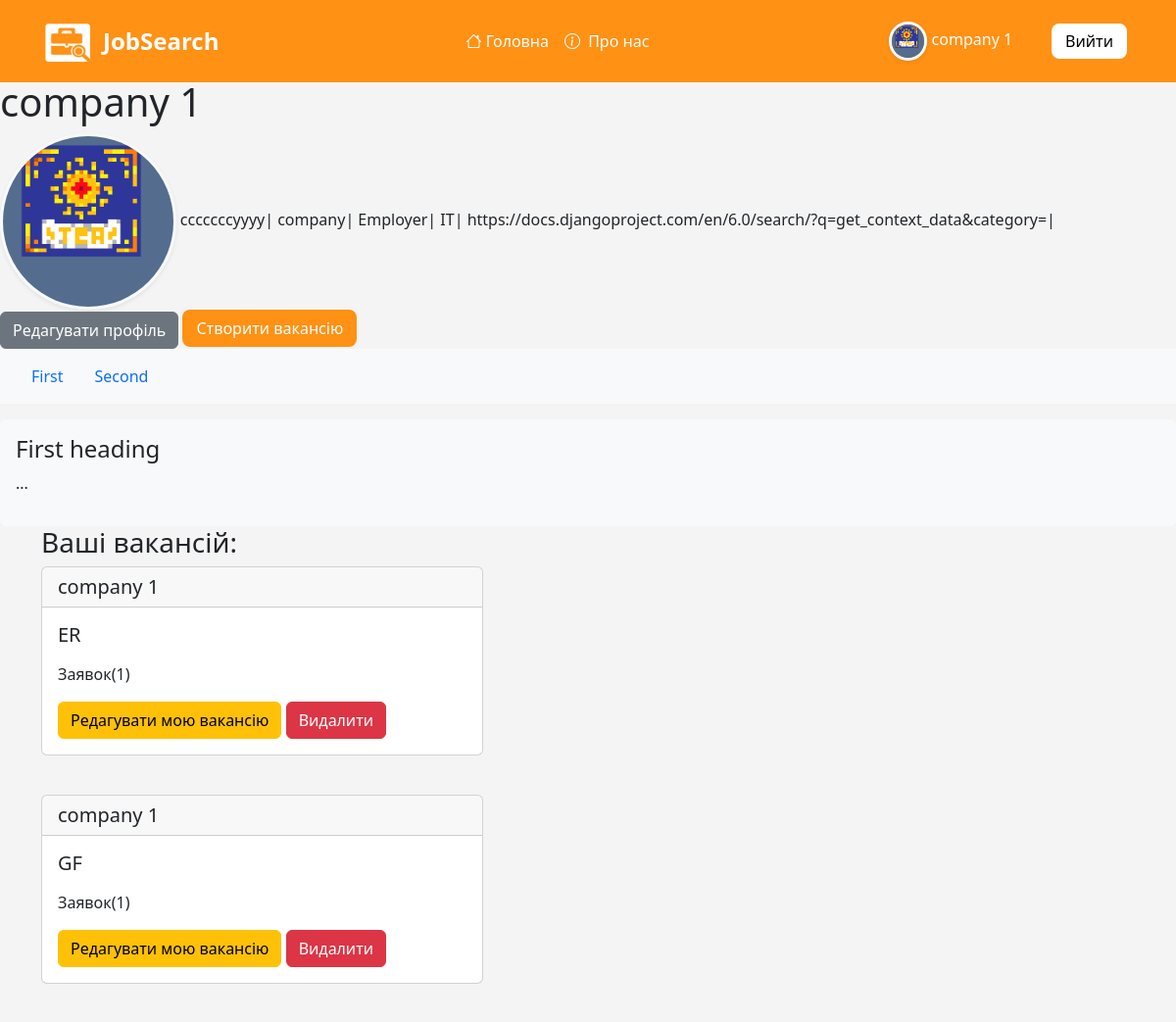
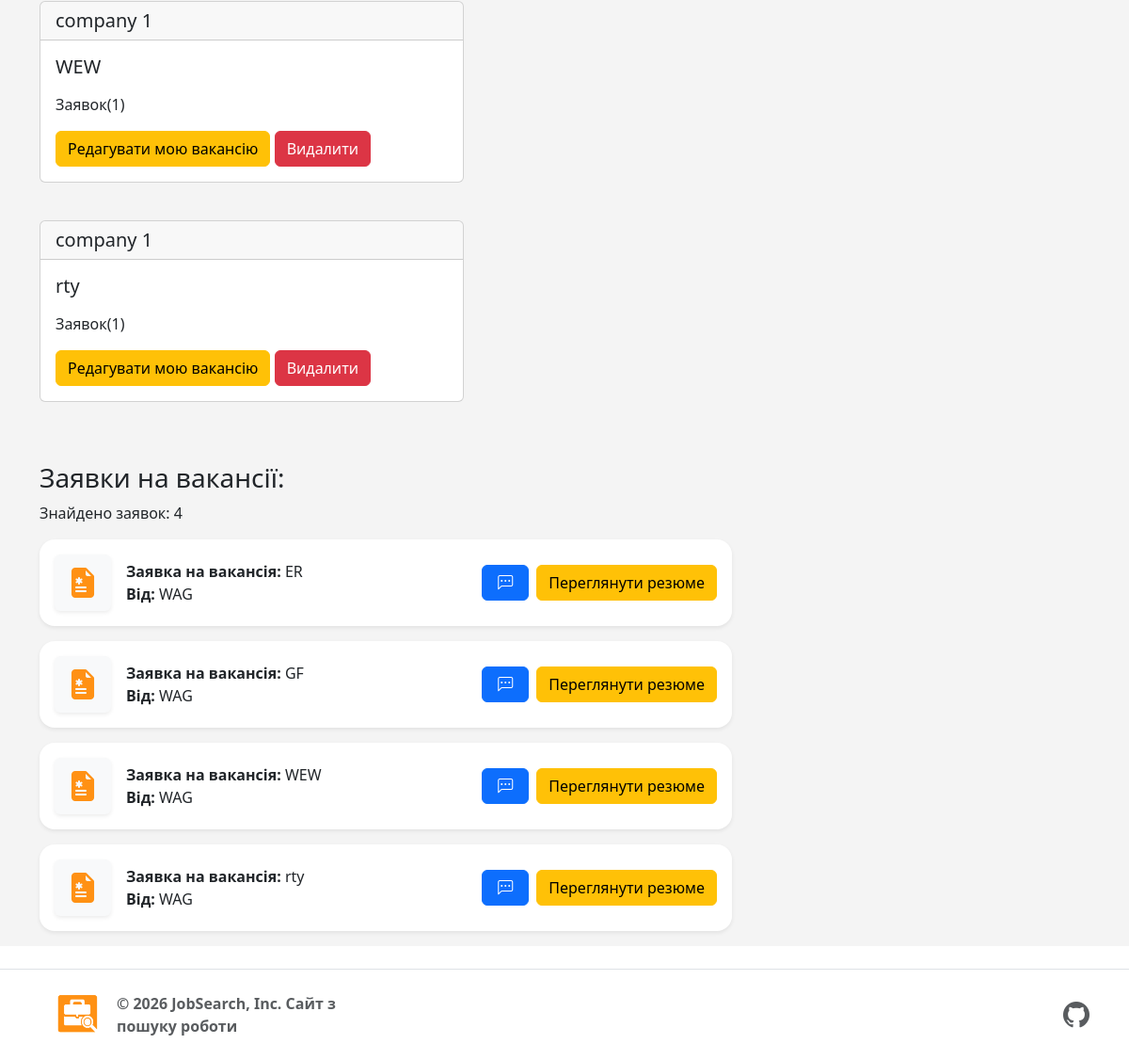
Page /auth_system/job-profilM/ (signed in) on the committed database (2 pictures, top to bottom).
### auth_system/models.py (models this page shows)
class EmployerProfile(models.Model):
    TYPES_CHOICES = (
        ('private', 'Приватна особа'),
        ('company', 'Компанія'),
    )
    user = models.OneToOneField(User, on_delete=models.CASCADE, related_name='employer')
    employer_type = models.CharField(max_length=10, choices=TYPES_CHOICES, default='private')#тип роботодавця
    name_company = models.CharField(max_length=20)#назва компанії
    email = models.EmailField(max_length=254, blank=True, null=True)
    role = models.CharField(choices=ROLE_CHOICES, max_length=20, default='Employer')#роль
    description = models.TextField()#опис
    logo = models.ImageField(upload_to='company_logos/', blank=True, null=True)#логотип
    referral_company = models.ForeignKey('project.Category', on_delete=models.SET_NULL, null=True)#направлення компаній
    hq_location = models.CharField(max_length=255, blank=True, null=True, verbose_name="Головний офіс (Місто, Країна)")
    website = models.URLField(max_length=200, null=True, blank=True)#посилання на сайт компаній
    def __str__(self):
        return self.name_company
    @property
    def img_logo(self):
        if self.employer_type == 'company':
            if self.logo:
                return self.logo.url
            else:
                return '/static/image/e-logo.png'
        else:
            return '/static/image/i-logo.png'

### project/models.py (models this page shows, shortened)
class Category(models.Model):
    name = models.CharField(max_length=150)
    def __str__(self):
        return self.name

class Vacancy(models.Model):
    title = models.CharField(max_length=256)#Заголовок
    description = models.TextField()#опис
    description1 = models.TextField(null=True, blank=True)#опис
    description2 = models.TextField(null=True, blank=True)#опис
    link = models.URLField(max_length=500, null=True, blank=True)
    company = models.ForeignKey(EmployerProfile, on_delete=models.CASCADE, related_name="vacancies")
    image = models.ImageField(upload_to='vacancies/images/',  null=True, blank=True)
    price_start = models.DecimalField(max_digits=10, decimal_places=2, null=True, blank=True)
    price_end = models.DecimalField(max_digits=10, decimal_places=2, null=True, blank=True)
    category = models.ForeignKey(Category, on_delete=models.SET_NULL, null=True)
    employment_type = models.CharField(max_length=20, choices=EMPLOYMENT_CHOICES, default='full_time', verbose_name="Тип зайнятості")
    work_format = models.CharField(max_length=20, choices=WORK_FORMAT_CHOICES, default='office', verbose_name="Формат роботи")
    experience = models.CharField(max_length=20, choices=EXPERIENCE_CHOICES, default='no_experience', verbose_name="Досвід роботи")
    city = models.ForeignKey(City, on_delete=models.SET_NULL, related_name="vacancies", null=True)
    street = models.CharField(max_length=255, verbose_name="Вулиця")
    house_number = models.CharField(max_length=20, blank=True, null=True, verbose_name="Будинок / Офіс")
    date = models.DateTimeField(auto_now_add=True)#дата створення
    updated_at = models.DateTimeField(auto_now=True, verbose_name="Дата оновлення")
    class Meta:
        ordering = ['-date']

class Application(models.Model):
    STATUS_CHOICES = (
        ('under_review', 'На розгляді'),
        ('reject', 'Відхилено'),
        ('accepted', 'Прийнято'),
    )
    author = models.ForeignKey(User, on_delete=models.CASCADE, related_name="applications")
    vacancy = models.ForeignKey(Vacancy, on_delete=models.CASCADE, related_name="applications")
    resume = models.ForeignKey(Resume, on_delete=models.SET_NULL, null=True, blank=True)
    res_file = models.FileField(upload_to='application_docs/', null=True, blank=True) # Ось воно!
    created_at = models.DateTimeField(auto_now_add=True, null=True, blank=True)
    status = models.CharField(choices=STATUS_CHOICES, max_length=50, default='under_review')
    class Meta:
        constraints = [
            models.UniqueConstraint(fields=['author', 'vacancy'], name='unique_user_application')
        ]
        ordering = ['-created_at']

### auth_system/views.py (the view)
# urls.py: path('job-profilM/', views.Job_EmployerView.as_view(), name='job_company'),
class Job_EmployerView(DetailView):
    model = EmployerProfile
    template_name = "auth_s/profileM.html"
    context_object_name = "employer"
    def get_object(self, queryset=None):
        obj, created = EmployerProfile.objects.get_or_create(user=self.request.user)
        return obj
    def get_context_data(self, **kwargs):
        context = super().get_context_data(**kwargs)
        context['applications'] = Application.objects.filter(vacancy__company=self.object)
        context['jobs'] = Vacancy.objects.filter(company=self.object)
        return context

### templates/auth_s/profileM.html (shortened to what this page needs)
{% extends 'base.html' %}
{% load static %}
{% block content %}
<h1>{{ employer.name_company }}</h1>
    <img src="{{ user.employer.img_logo }}" alt="Avatar"
    class="rounded-circle img-fluid border border-3 border-light shadow-sm"
    style="max-width: 180px; height: 180px; object-fit: cover;">
    {{ employer.description }}|
    {{ employer.employer_type }}|
    {{ employer.role }}|
    {{ employer.referral_company }}|
    {{ employer.website }}|
{% if user.employer.name_company %}
<a href="{% url 'update_company' %}" class="btn btn-secondary">
    Редагувати профіль
</a>
<a href="{% url 'job_creat' %}" class=" btn-L">
    Створити вакансію
</a>
{% endif %}
<nav id="navbar-example2" class="navbar bg-body-tertiary px-3 mb-3">
  <ul class="nav nav-pills">
    <li class="nav-item">
      <a class="nav-link" href="#scrollspyHeading1">First</a>
    </li>
    <li class="nav-item">
      <a class="nav-link" href="#scrollspyHeading2">Second</a>
    </li>
  </ul>
</nav>
<div data-bs-spy="scroll" data-bs-target="#navbar-example2" data-bs-root-margin="0px 0px -40%" data-bs-smooth-scroll="true" class="scrollspy-example bg-body-tertiary p-3 rounded-2" tabindex="0">
  <h4 id="scrollspyHeading1">First heading</h4>
  <p>...</p>
</div>
    <div class="container mb-5">
        <h3>Ваші вакансій:</h3>
        <div class="row flex-column align-items-start g-4 ">
            {% for job in jobs %}
                <div class="col col-9 col-lg-5">
                    <div class="card w-100 mb-3 mx-auto">
                      <h5 class="card-header">
                        {{ job.company }}
                      </h5>
                      <div class="card-body">
                        <h5 class="card-title">{{ job.title }}</h5>
                        <div class="text-start">
                            {% if user.employer.name_company %}
                                {% if user == job.company.user %}
                                    <p>Заявок({{ job.applications.count }})</p>
                                    <a href="{% url 'job_update' job.pk %}" class="btn btn-warning">
                                        Редагувати мою вакансію
                                    </a>
                                    <a href="{% url 'job_delete' job.pk %}" class="btn btn-danger">Видалити</a>
                                {% endif %}
                            {% else %}
                                <a href="{% url 'apply_for_job' job.id %}" class="btn-L">
                                    Подати заявку
                                </a>
                            {% endif %}
                        </div>
                    </div>
                    </div>
                </div>
            {% empty %}
                <p>Ви ще не створили жодної вакансії.</p>
            {% endfor %}
        </div>
    </div>
<div class="container mt-5">
    {% if user.employer.name_company %}
    <div class="row justify-content-start">
        <h3>Заявки на вакансії:</h3>
        <p>Знайдено заявок: {{ applications.count }}</p>
        {% for application in applications %}
        <div class="col-md-10 col-lg-8">
            <div class="card shadow-sm mb-3 border-0 rounded-4 overflow-hidden">
                <div class="d-flex align-items-center justify-content-between p-3 gap-2">
                    <div class="d-flex align-items-center gap-3">
                        <div class="card shadow-sm border-0 bg-light d-flex align-items-center justify-content-center" style="width: 60px; height: 60px; flex-shrink: 0;">
                            <div class="card-body d-flex align-items-center justify-content-center p-0">
                                <i class="bi bi-file-earmark-medical-fill" style="font-size: 2rem; color: #ff9114;"></i>
                            </div>
                        </div>
                        <div class="d-flex flex-column">
                            <div class="text-truncate-custom">
                                <strong>Заявка на вакансія:</strong>
                                <span>{{ application.vacancy.title }}</span>
                            </div>
                            <div class="text-truncate-custom">
                                <strong>Від:</strong>
                                <span>{{ application.author.username }}</span>
                            </div>
                        </div>
                    </div>
                    {% if application.resume and application.resume.pk %}
                    <div class="d-flex">
                        <div class="flex-shrink-0 me-2">
                            <a href="{% url 'chat_room' application.id %}" class="btn btn-primary px-3">
                                <i class="bi bi-chat-left-dots"></i>
                            </a>
                        </div>
                        <div class="flex-shrink-1">
                            <a href="{% url 'job_resume' application.resume.pk %}" class="btn btn-warning">
                                Переглянути резюме
                            </a>
                        </div>
                    </div>
                    {% else %}
                        <button disabled>Резюме не додано</button>
                    {% endif %}
                </div>
            </div>
        </div>
        {% empty %}
            <p>На ваші вакансії поки немає жодного відгуку.</p>
        {% endfor %}
    {% endif %}
    </div>
</div>
{% endblock %}

### templates/base.html (shortened to what this page needs)
<!DOCTYPE html>
{% load static %}
<html lang="en">
<head>
    <link href="https://cdn.jsdelivr.net/npm/bootstrap@5.3.8/dist/css/bootstrap.min.css" rel="stylesheet">
    <link rel="stylesheet" href="https://cdn.jsdelivr.net/npm/bootstrap-icons@1.11.1/font/bootstrap-icons.css">
    <link rel="stylesheet" href="{% static 'css/stayle.css' %}">
</head>
<body>
    <header class="p-3 bac-color">
        <div class="container">
            <div class="d-flex flex-wrap align-items-center justify-content-between">
                <div class="d-flex align-items-center mb-2 mb-lg-0">
                    <a href="/" class="me-2 d-flex align-items-center text-decoration-none">
                        <img src="{% static 'image/s-logo.png' %}" alt="Logo" width="55" height="50" class="me-2">
                        <h3 class="fw-bold text-white mb-0" style="font-size: 1.5rem; ">JobSearch</h3>
                    </a>
                </div>
                <ul class="nav col-12 col-lg-auto justify-content-center mb-md-0 mx-lg-auto align-items-center">
                    <li><a href="{% url 'job_list'%}" class="nav-link px-2 text-white"><i class="bi bi-house"></i> Головна</a></li>
                    <li><a href="{% url 'job_site'%}" class="nav-link px-2 text-white"><i class="bi bi-info-circle me-1"></i> Про нас</a></li>
                </ul>
                <div class="text-end">
                {% if user.is_authenticated %}
                    {% if user.employer.name_company %}
                        <a class="nav-link text-white me-3" href="{% url 'job_company' %}">
                            <img src="{{ user.employer.img_logo }}"
                             alt="Аватар"
                             class="rounded-circle img-fluid border border-3 border-light shadow-sm"
                             style="max-width: 40px; height: 40px; object-fit: cover;">
                             {{ user.employer.name_company }}
                    {% endif %}
                </div>
                <div class="text-end m-2">
                    <a href="{% url 'logout' %}" class="btn-exit">
                        Вийти
                    </a>
                </div>
                {% else %}
                <div class="text-end">
                    <a href="{% url 'job_login' %}" class=" btn-yo">Увійти</a>
                    <a href="{% url 'signup_cho' %}" class=" btn-regi">Зареєструватися</a>
                </div>
                {% endif %}
            </div>
        </div>
    </header>
    <main>
        {% block content %}
        {% endblock %}
    </main>
    <footer class="d-flex flex-wrap justify-content-between align-items-center py-4 my-4 border-top">
        <div class="container d-flex flex-wrap justify-content-between align-items-center">
            <div class="col-md-4 d-flex align-items-center gap-2">
            <a href="/" class="mb-3 me-2 mb-md-0 text-body-secondary text-decoration-none lh-1" aria-label="Bootstrap">
                <a href="/">
                    <img src="{% static 'image/logo-s.png' %}" alt="Фото шапки" width="50" height="45" >
                </a>
            </a>
            <span class="mb-3 mb-md-0 text-body-secondary fw-semibold ms-2">© 2026 JobSearch, Inc. Сайт з пошуку роботи</span>
            </div>
        <ul class="nav col-md-4 justify-content-end list-unstyled d-flex mb-0">
            <li class="ms-3">
                <a class="text-body-secondary " href="https://github.com/vadimanceglov-afk/job_search_site">
                    <i class="bi bi-github fs-3"></i>
                </a>
            </li>
        </ul>
        </div>
    </footer>
</body>
</html>

### static/css/stayle.css (style rules this page uses)
header { position: fixed; top: 0; z-index: 1000; width: 100%; }
html, body { height: 100%; margin: 0; }
body { display: flex; flex-direction: column; min-height: 100vh; }
main { padding-top: 80px; flex: 1; background: rgba(236, 236, 236, 0.593); }
.bac-color { background-color: #ff9114; }
.btn-exit { display: inline-block; padding: 6px 14px; background-color: white; color: black; border-radius: 8px; text-decoration: none; font-weight: 500; border: none; cursor: pointer; text-align: center; }
.btn-L { display: inline-block; padding: 7px 14px; background-color: #ff9114; color: white; border-radius: 8px; text-decoration: none; font-weight: 500; border: none; cursor: pointer; text-align: center; }

### rows in the picture
Vacancy: company "company 1", title "ER", applications.count "1"
Vacancy: company "company 1", title "GF", applications.count "1"
Vacancy: company "company 1", title "WEW", applications.count "1"
Vacancy: company "company 1", title "rty", applications.count "1"
Application: vacancy "ER", author.username "WAG", shows "Переглянути резюме"
Application: vacancy "GF", author.username "WAG", shows "Переглянути резюме"
Application: vacancy "WEW", author.username "WAG", shows "Переглянути резюме"
Application: vacancy "rty", author.username "WAG", shows "Переглянути резюме"

### other values in the picture
{{ user.employer.name_company }} "company 1"
{{ employer.name_company }} "company 1"
{{ employer.description }} "cccccccyyyy"
{{ employer.employer_type }} "company"
{{ employer.role }} "Employer"
{{ employer.referral_company }} "ІТ"
{{ employer.website }} "https://docs.djangoproject.com/en/6.0/search/?q=get_context_data&category="
{{ applications.count }} "4"
